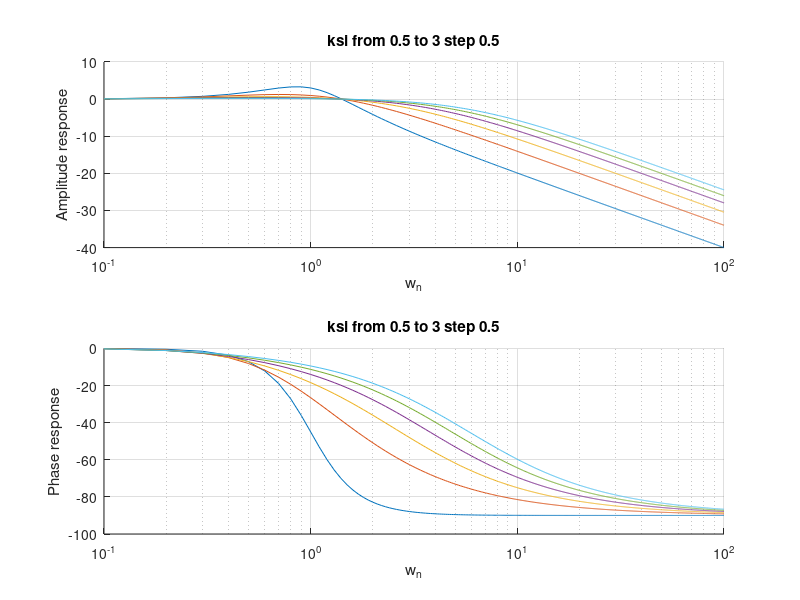

Write the MATLAB code that produced this figure.
%% https://github.com/VSHEV92/Synchronization_Systems_Models
clc; clear; close all; 

%% AЧX и ФЧХ фапч с пропорционально-интегрирующим петлевым фильтром.
%% Частота нормирована к резонансной частоте фильтра.

ksi_list = 0.5:0.5:3;              % декремент затухания 
w_n = 0.1:0.1:100;                 % нормированная частота

for ksi = ksi_list
ksi
    % КЧХ фапч
    H = (2*ksi*(i*w_n) + 1) ./ ((i*w_n).^2 + 2*ksi*(i*w_n) + 1);

    subplot(2,1,1); hold on;
    semilogx(w_n, 20*log10((abs(H)))); grid on;
    xlabel('w_n'); ylabel('Amplitude response')
    title('ksi from 0.5 to 3 step 0.5')

    subplot(2,1,2); hold on;
    semilogx(w_n, angle(H)/pi*180); grid on;
    xlabel('w_n'); ylabel('Phase response')
    title('ksi from 0.5 to 3 step 0.5')
endfor    